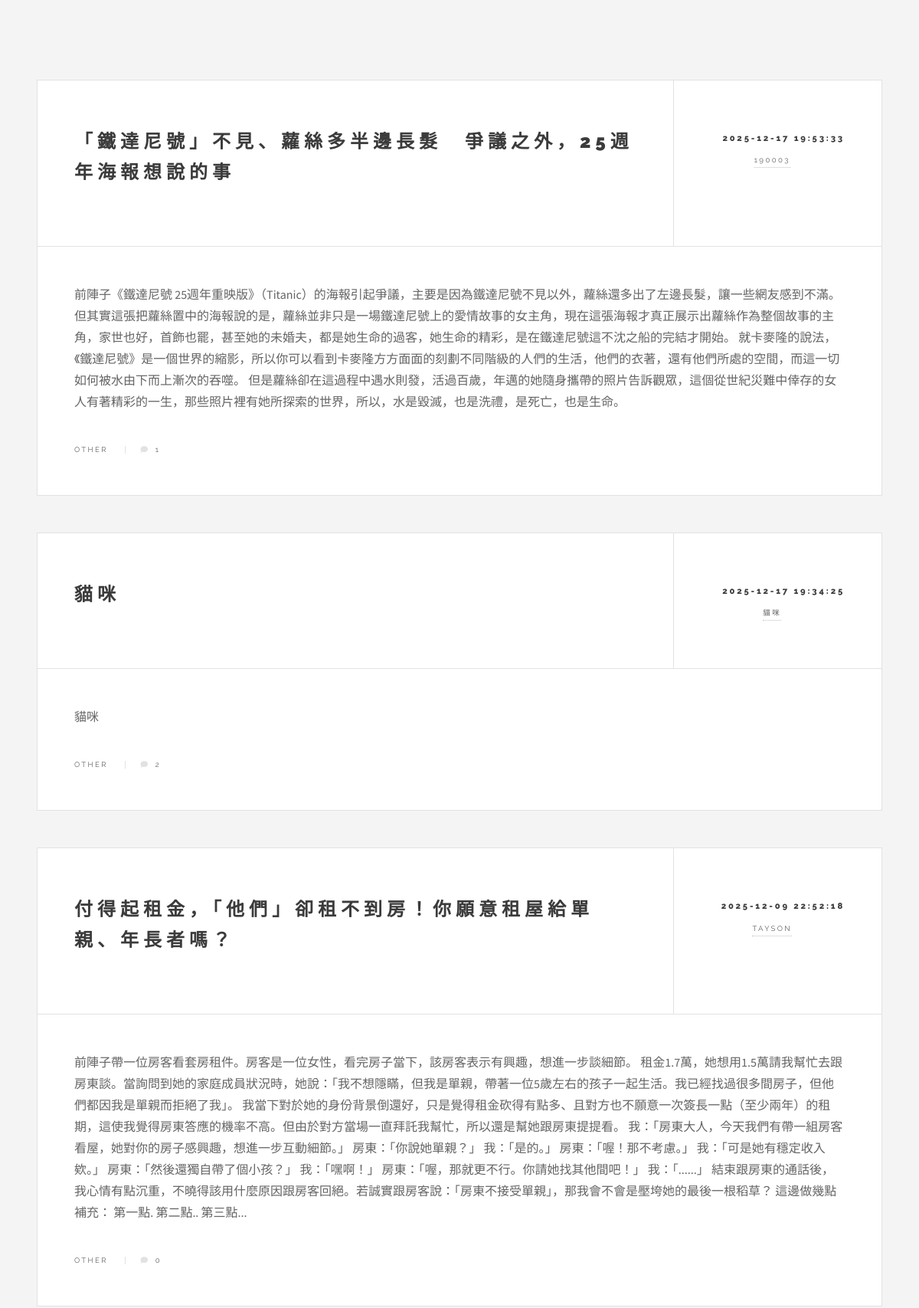
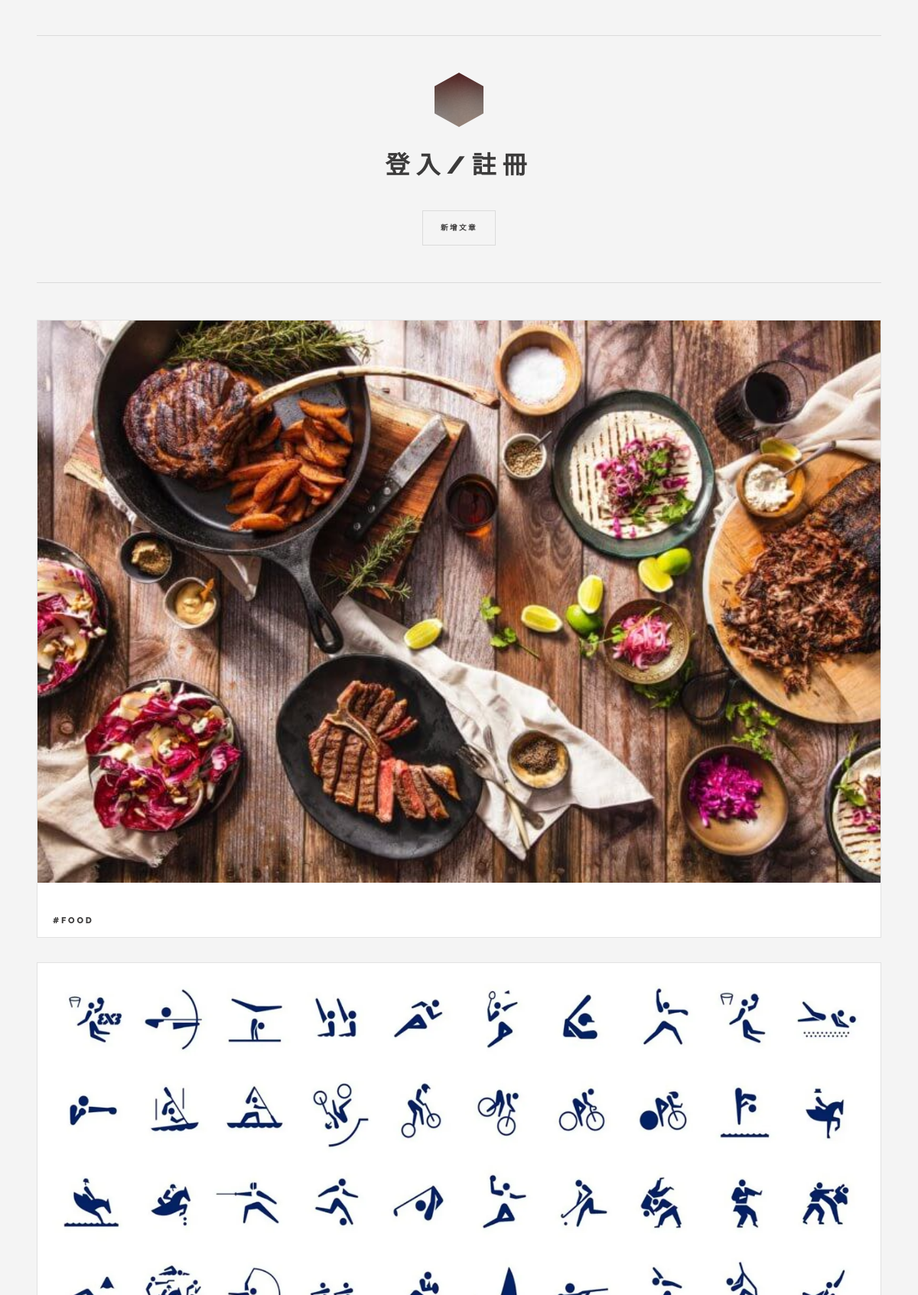
The page /category?category_name=Other (upper part) on the database its author committed (2 pictures, top to bottom).
### tables this page shows
CREATE TABLE data (id INTEGER PRIMARY KEY, title TEXT NOT NULL, content TEXT NOT NULL, author TEXT NOT NULL, time TEXT NOT NULL, category TEXT NOT NULL);

### main.py (the view)
@app.route('/category')
def category_posts():
    category_name = request.args.get('category_name')
    articles = get_articles_by_category(category_name)
    current_username = session.get('username')
    articles_with_count = []
    for article in articles:
        article_id = article[0]
        comment_count = get_comment_count_by_article_id(article_id)
        article_list = list(article)
        article_list.append(comment_count)
        articles_with_count.append(tuple(article_list))
    return render_template('category.html',articles=articles_with_count, username=current_username)

### main.py (called while the page is built)
def get_articles_by_category(category_name):
    conn = sqlite3.connect(DB_PATH)
    cursor = conn.cursor()
    query = 'SELECT id, title, content, author, time, category FROM data WHERE category = ? ORDER BY time DESC'
    cursor.execute(query, (category_name,))
    articles = cursor.fetchall()
    conn.close()
    return articles

def get_comment_count_by_article_id(article_id):
    conn = sqlite3.connect(DB_PATH)
    cursor = conn.cursor()
    query = "SELECT COUNT(content_id) FROM comment WHERE data_id = ?"
    cursor.execute(query, (article_id,))
    count = cursor.fetchone()[0]
    conn.close()
    return count

### templates/category.html (shortened to what this page needs)
<!DOCTYPE HTML>
<html>
	<head>
		<link rel="stylesheet" href="{{ url_for('static', filename='assets/css/main.css') }}" />
	</head>
	<body class="is-preload">
			<div id="wrapper">
				<div id="main">
        			{% if articles %}
   					{% for article in articles %}
        			<article class="post">
            			<header>
                			<div class="title">
                    			<a href="{{ url_for('single_posts', article_id=article[0]) }}"><h2 class="article-content">{{ article[1] }}</h2></a>
                			</div>
                			<div class="meta">
                    			<time class="published" datetime="{{ article[4] }}">{{ article[4] }}</time>
                    			<a href="{{ url_for('author_posts', author_name=article[3]) }}" class="author"><span class="name">{{ article[3] }}</span></a>
                			</div>
            			</header>
            			<p class="article-content">{{ article[2] | safe }}</p>
            			<footer>
							<ul class="stats">
								<li>{{ article[5] }}</li>
								<li><a href="{{ url_for('single_posts', article_id=article[0]) }}" class="icon solid fa-comment">{{ article[6] }}</a></li>
							</ul>
            			</footer>
        			</article>
    				{% endfor %}
					{% else %}
    				<p>此分類下目前沒有文章。</p>
					{% endif %}
    			</div>
					<section id="sidebar">
							<section id="intro">
								<header>
            						{% if username %}
            						<a href="/">
										<h2 id="welcome-message">你好，{{ username }}</h2>
									</a>
									<a href="{{ url_for('logout') }}" id="logoutBtn">
                						<h2>登出</h2>
            						</a>
            						{% else %}
									<a href="{{ url_for('index') }}" class="logo">
        								<img src="{{ url_for('static', filename='images/logo.jpg') }}" alt="Logo" />
							    	</a>
            						<a href="#">
                						<h2 id="loginRegisterBtn">登入/註冊</h2>
           	 						</a>
            						{% endif %}
									<button id="addPostButton">新增文章</button>
								</header>
							</section>
							<section>
								<div class="mini-posts">
										<article class="mini-post">
											<header>
												<h3><a href="{{ url_for('category_posts', category_name='Food') }}">#Food</a></h3>
											</header>
											<a href="{{ url_for('category_posts', category_name='Food') }}" class="image"><img src="{{ url_for('static', filename='images/pic04.jpg') }}" alt="" /></a>
										</article>
										<article class="mini-post">
											<a href="{{ url_for('category_posts', category_name='Sports') }}" class="image"><img src="{{ url_for('static', filename='images/pic05.jpg') }}" alt="" /></a>
										</article>
								</div>
							</section>
					</section>
			</div>
	</body>
</html>

### rows shown on the page
data: title "「鐵達尼號」不見、蘿絲多半邊長髮 爭議之外，25週年海報想說的事", time "2025-12-17 19:53:33", author "190003", content "前陣子《鐵達尼號 25週年重映版》（Titanic）的海報引起爭議，主要是因為鐵達尼號不見以外，蘿絲還多出了左邊長髮，讓一些網友感到不滿。 但其實這張把蘿絲置中的海報說的是，蘿絲並非只是一場鐵達尼號上的愛情故事的女主角，現在這張海報才真正展示出蘿絲作為整個故事的主角，家世也好，首飾也罷，甚至她的未婚夫，都是她生命的過客，她生命的精彩，是在鐵達尼號這不沈之船的完結才開始。 就卡麥隆的說法，《鐵達尼號》是一個世界的縮影，所以你可以看到卡麥隆方方面面的刻劃不同階級的人們的生活，他們的衣著，還有他們所處的空間，而這一切如何被水由下而上漸次的吞噬。 但是蘿絲卻在這過程中遇水則發，活過百歲，年邁的她隨身攜帶的照片告訴觀眾，這個從世紀災難中倖存的女人有著精彩的一生，那些照片裡有她所探索的世界，所以，水是毀滅，也是洗禮，是死亡，也是生命。", category "OTHER", article "1"
data: title "貓咪", time "2025-12-17 19:34:25", author "貓咪", content "貓咪", category "OTHER", article "2"
data: title "付得起租金，「他們」卻租不到房！你願意租屋給單親、年長者嗎？", time "2025-12-09 22:52:18", author "TAYSON", content "前陣子帶一位房客看套房租件。房客是一位女性，看完房子當下，該房客表示有興趣，想進一步談細節。 租金1.7萬，她想用1.5萬請我幫忙去跟房東談。當詢問到她的家庭成員狀況時，她說：「我不想隱瞞，但我是單親，帶著一位5歲左右的孩子一起生活。我已經找過很多間房子，但他們都因我是單親而拒絕了我」。 我當下對於她的身份背景倒還好，只是覺得租金砍得有點多、且對方也不願意一次簽長一點（至少兩年）的租期，這使我覺得房東答應的機率不高。但由於對方當場一直拜託我幫忙，所以還是幫她跟房東提提看。 我：「房東大人，今天我們有帶一組房客看屋，她對你的房子感興趣，想進一步互動細節。」 房東：「你說她單親？」 我：「是的。」 房東：「喔！那不考慮。」 我：「可是她有穩定收入欸。」 房東：「然後還獨自帶了個小孩？」 我：「嘿啊！」 房東：「喔，那就更不行。你請她找其他間吧！」 我：「......」 結束跟房東的通話後，我心情有點沉重，不曉得該用什麼原因跟房客回絕。若誠實跟房客說：「房東不接受單親」，那我會不會是壓垮她的最後一根稻草？ 這邊做幾點補充： 第一點. 第二點.. 第三點...", category "OTHER", article "0"
